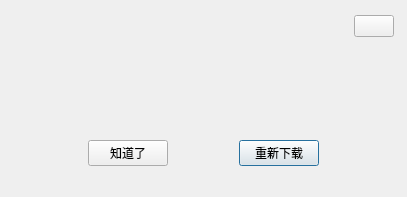
<?xml version="1.0" encoding="UTF-8"?>
<ui version="4.0">
 <class>DirOpenMsgBox</class>
 <widget class="QWidget" name="DirOpenMsgBox">
  <property name="geometry">
   <rect>
    <x>0</x>
    <y>0</y>
    <width>407</width>
    <height>197</height>
   </rect>
  </property>
  <property name="windowTitle">
   <string notr="true">DirOpenMsgBox</string>
  </property>
  <layout class="QVBoxLayout" name="verticalLayout_3">
   <property name="leftMargin">
    <number>0</number>
   </property>
   <property name="topMargin">
    <number>0</number>
   </property>
   <property name="rightMargin">
    <number>0</number>
   </property>
   <property name="bottomMargin">
    <number>0</number>
   </property>
   <item>
    <widget class="QWidget" name="widgetMain" native="true">
     <layout class="QVBoxLayout" name="verticalLayout_2">
      <item>
       <widget class="QWidget" name="widget_title" native="true">
        <property name="maximumSize">
         <size>
          <width>16777215</width>
          <height>30</height>
         </size>
        </property>
        <layout class="QHBoxLayout" name="horizontalLayout">
         <property name="leftMargin">
          <number>2</number>
         </property>
         <property name="topMargin">
          <number>2</number>
         </property>
         <property name="rightMargin">
          <number>2</number>
         </property>
         <property name="bottomMargin">
          <number>2</number>
         </property>
         <item>
          <widget class="QLabel" name="label_logo">
           <property name="text">
            <string/>
           </property>
           <property name="scaledContents">
            <bool>true</bool>
           </property>
          </widget>
         </item>
         <item>
          <spacer name="horizontalSpacer">
           <property name="orientation">
            <enum>Qt::Horizontal</enum>
           </property>
           <property name="sizeHint" stdset="0">
            <size>
             <width>40</width>
             <height>20</height>
            </size>
           </property>
          </spacer>
         </item>
         <item>
          <widget class="QPushButton" name="btnClose">
           <property name="text">
            <string/>
           </property>
           <property name="flat">
            <bool>false</bool>
           </property>
          </widget>
         </item>
        </layout>
       </widget>
      </item>
      <item>
       <widget class="QWidget" name="widget_content" native="true">
        <layout class="QHBoxLayout" name="horizontalLayout_2">
         <property name="leftMargin">
          <number>40</number>
         </property>
         <property name="topMargin">
          <number>2</number>
         </property>
         <property name="rightMargin">
          <number>2</number>
         </property>
         <property name="bottomMargin">
          <number>2</number>
         </property>
         <item>
          <widget class="QLabel" name="label_ico">
           <property name="maximumSize">
            <size>
             <width>68</width>
             <height>16777215</height>
            </size>
           </property>
           <property name="text">
            <string/>
           </property>
           <property name="pixmap">
            <pixmap>:/images/icon-prompt.png</pixmap>
           </property>
           <property name="alignment">
            <set>Qt::AlignCenter</set>
           </property>
          </widget>
         </item>
         <item>
          <widget class="QLabel" name="label_content">
           <property name="text">
            <string/>
           </property>
           <property name="alignment">
            <set>Qt::AlignLeading|Qt::AlignLeft|Qt::AlignVCenter</set>
           </property>
           <property name="wordWrap">
            <bool>true</bool>
           </property>
          </widget>
         </item>
        </layout>
       </widget>
      </item>
      <item>
       <widget class="QWidget" name="widget" native="true">
        <layout class="QHBoxLayout" name="horizontalLayout_3">
         <item>
          <spacer name="horizontalSpacer_2">
           <property name="orientation">
            <enum>Qt::Horizontal</enum>
           </property>
           <property name="sizeHint" stdset="0">
            <size>
             <width>40</width>
             <height>20</height>
            </size>
           </property>
          </spacer>
         </item>
         <item>
          <widget class="QPushButton" name="btnCancel">
           <property name="focusPolicy">
            <enum>Qt::NoFocus</enum>
           </property>
           <property name="text">
            <string>知道了</string>
           </property>
          </widget>
         </item>
         <item>
          <spacer name="horizontalSpacer_4">
           <property name="orientation">
            <enum>Qt::Horizontal</enum>
           </property>
           <property name="sizeHint" stdset="0">
            <size>
             <width>40</width>
             <height>20</height>
            </size>
           </property>
          </spacer>
         </item>
         <item>
          <widget class="QPushButton" name="btnRedownload">
           <property name="text">
            <string>重新下载</string>
           </property>
           <property name="default">
            <bool>true</bool>
           </property>
          </widget>
         </item>
         <item>
          <spacer name="horizontalSpacer_3">
           <property name="orientation">
            <enum>Qt::Horizontal</enum>
           </property>
           <property name="sizeHint" stdset="0">
            <size>
             <width>40</width>
             <height>20</height>
            </size>
           </property>
          </spacer>
         </item>
        </layout>
       </widget>
      </item>
     </layout>
    </widget>
   </item>
  </layout>
 </widget>
 <layoutdefault spacing="6" margin="11"/>
 <resources>
  <include location="../../themes/green/green.qrc"/>
 </resources>
 <connections>
  <connection>
   <sender>btnClose</sender>
   <signal>clicked()</signal>
   <receiver>DirOpenMsgBox</receiver>
   <slot>close()</slot>
   <hints>
    <hint type="sourcelabel">
     <x>436</x>
     <y>15</y>
    </hint>
    <hint type="destinationlabel">
     <x>227</x>
     <y>87</y>
    </hint>
   </hints>
  </connection>
  <connection>
   <sender>btnCancel</sender>
   <signal>clicked()</signal>
   <receiver>DirOpenMsgBox</receiver>
   <slot>close()</slot>
   <hints>
    <hint type="sourcelabel">
     <x>127</x>
     <y>154</y>
    </hint>
    <hint type="destinationlabel">
     <x>203</x>
     <y>98</y>
    </hint>
   </hints>
  </connection>
 </connections>
</ui>
